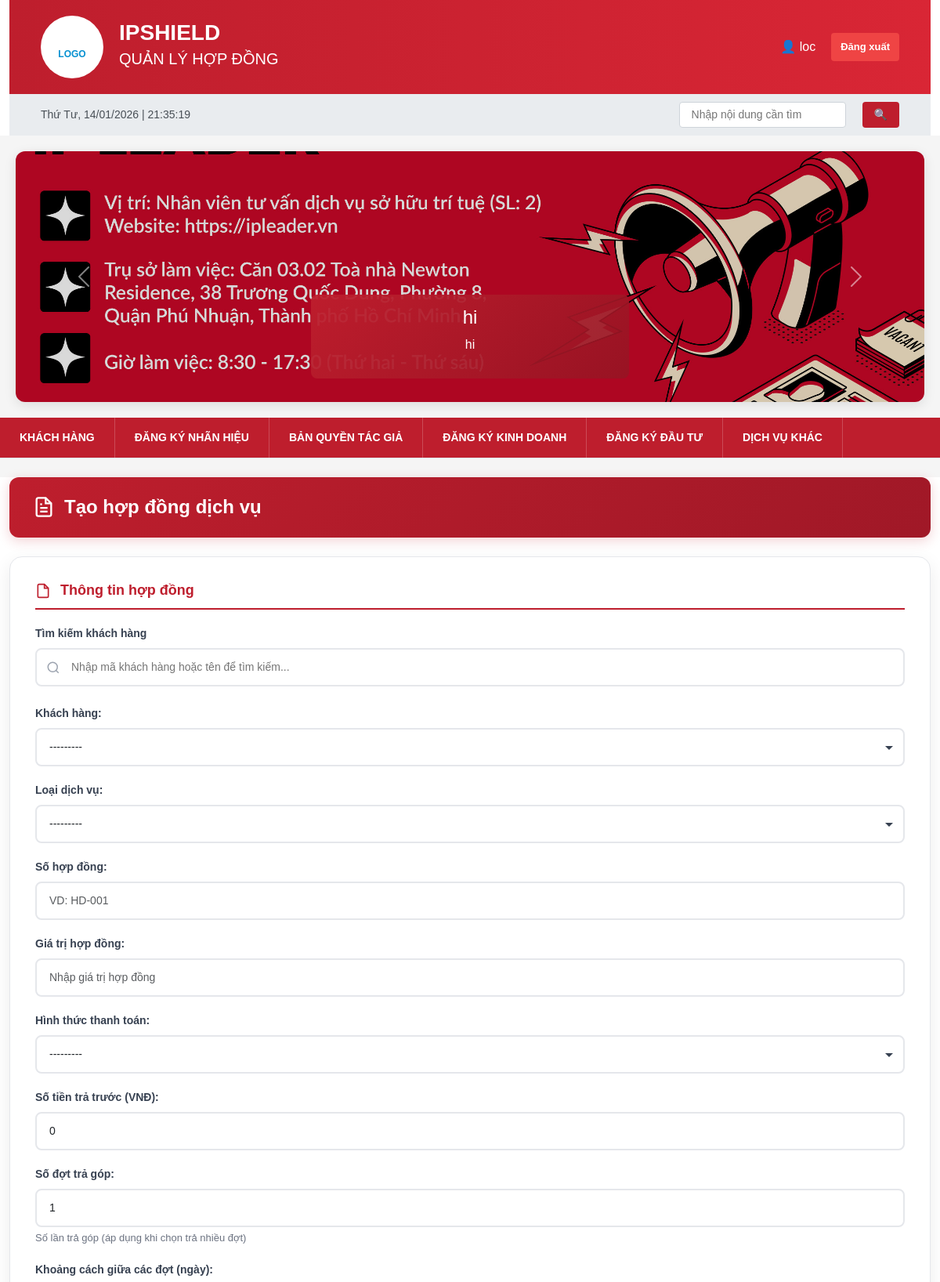
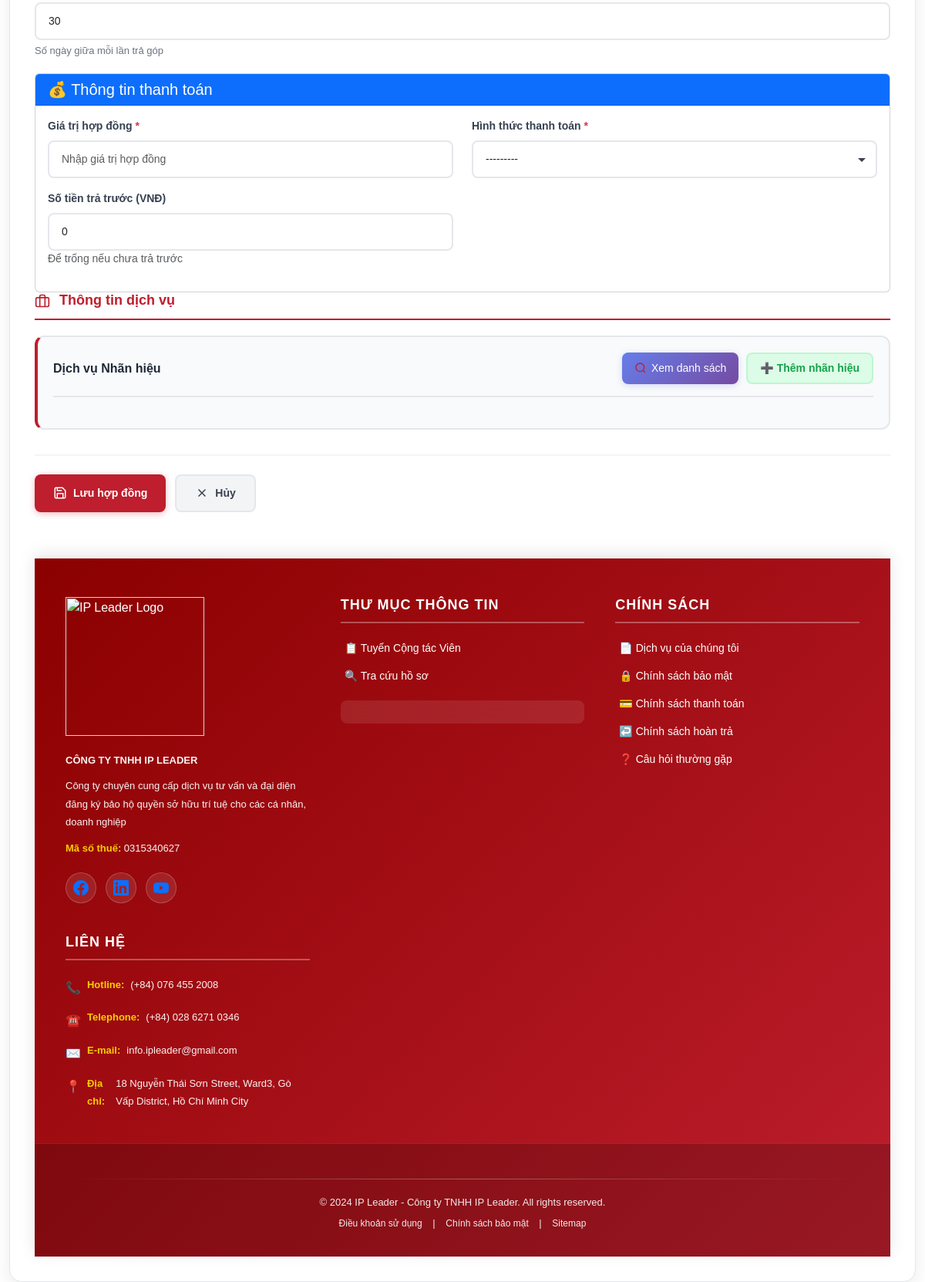
The app's page /contracts/add/ (signed in) with its own data (2 pictures, top to bottom).
### ipshieldapp/models.py (models this page shows, shortened)
class Slider(models.Model):
    title = models.CharField(max_length=255)
    description = models.CharField(max_length=255, blank=True)
    image = models.ImageField(upload_to='sliders/')
    is_active = models.BooleanField(default=True)

### ipshieldapp/views.py (the view, shortened to what this page needs)
# urls.py: path("contracts/add/", views.add_contract, name="add_contract"),
def add_contract(request):
    print("\n📄 GET REQUEST - Rendering empty form")
    return render(request, "add_contract.html", {
        'contract_form': ContractForm(),
        'trademark_formset': TrademarkFormSet(prefix='trademark', queryset=TrademarkService.objects.none()),
        'copyright_formset': CopyrightFormSet(prefix='copyright', queryset=CopyrightService.objects.none()),
        'business_form': BusinessRegistrationForm(),
        'investment_form': InvestmentForm(),
        'other_form': OtherServiceForm(),
    })

### ipshieldapp/context_processors.py (called while the page is built)
def global_sliders(request):
    return {
        'sliders': Slider.objects.filter(is_active=True)
    }

### ipshieldapp/models.py (called while the page is built)
    def __str__(self):
        return f"{self.customer_code} - {self.name}"

### templates/add_contract.html (shortened to what this page needs)
{% extends 'base.html' %}
{% block body_block %}
  {% load static %}
  <link href="{% static 'css/add_contract.css' %}" rel="stylesheet" />
  <div class="container mt-4">
    <div class="page-header">
      <div class="header-content">
        <h2 class="mb-0">Tạo hợp đồng dịch vụ</h2>
      </div>
    </div>
    <div class="form-card">
      <form method="POST" enctype="multipart/form-data" class="contract-form">
        <div class="form-section">
          <div class="section-header">
            <svg width="20" height="20" viewBox="0 0 24 24" fill="none" stroke="currentColor" stroke-width="2">
              <path d="M14 2H6a2 2 0 0 0-2 2v16a2 2 0 0 0 2 2h12a2 2 0 0 0 2-2V8z"></path>
              <polyline points="14 2 14 8 20 8"></polyline>
            </svg>
            <h5>Thông tin hợp đồng</h5>
          </div>
          <div class="form-content">
            <div class="customer-search-wrapper">
              <label for="customer_search">Tìm kiếm khách hàng</label>
              <div class="search-input-group">
                <input type="text" id="customer_search" class="customer-search-input" placeholder="Nhập mã khách hàng hoặc tên để tìm kiếm..." autocomplete="off" />
              </div>
            </div>
            {{ contract_form.as_p }}
<div class="card mt-3">
    <div class="card-header bg-primary text-white">
        <h5 class="mb-0">💰 Thông tin thanh toán</h5>
    </div>
    <div class="card-body">
        <div class="row">
            <div class="col-md-6 mb-3">
                <label class="form-label">Giá trị hợp đồng <span class="text-danger">*</span></label>
                {{ contract_form.contract_value }}
            </div>
            <div class="col-md-6 mb-3">
                <label class="form-label">Hình thức thanh toán <span class="text-danger">*</span></label>
                {{ contract_form.payment_type }}
            </div>
            <div class="col-md-6 mb-3">
                <label class="form-label">Số tiền trả trước (VNĐ)</label>
                {{ contract_form.prepaid_amount }}
                <small class="form-text text-muted">Để trống nếu chưa trả trước</small>
            </div>
        </div>
    </div>
</div>
        <div class="form-section">
          <div class="section-header">
            <svg width="20" height="20" viewBox="0 0 24 24" fill="none" stroke="currentColor" stroke-width="2">
              <rect x="2" y="7" width="20" height="14" rx="2" ry="2"></rect>
              <path d="M16 21V5a2 2 0 0 0-2-2h-4a2 2 0 0 0-2 2v16"></path>
            </svg>
            <h5>Thông tin dịch vụ</h5>
          </div>
          <div id="nhanhieu_form" class="service-block">
            <div class="service-header">
              <h6>Dịch vụ Nhãn hiệu</h6>
              <div class="header-buttons">
                <button type="button" class="btn-detail" onclick="window.location.href='{% url 'contract_search' %}'">
                  <svg width="16" height="16" viewBox="0 0 24 24" fill="none" stroke="currentColor" stroke-width="2">
                    <circle cx="11" cy="11" r="8"></circle>
                    <path d="m21 21-4.35-4.35"></path>
                  </svg>Xem danh sách
                </button>
                <button type="button" class="btn-add" onclick="addForm('trademark')">➕ Thêm nhãn hiệu</button>
              </div>
            </div>
          </div>
        </div>
        <div class="form-actions">
          <button type="submit" class="btn-save">
            <svg width="18" height="18" viewBox="0 0 24 24" fill="none" stroke="currentColor" stroke-width="2">
              <path d="M19 21H5a2 2 0 0 1-2-2V5a2 2 0 0 1 2-2h11l5 5v11a2 2 0 0 1-2 2z"></path>
              <polyline points="17 21 17 13 7 13 7 21"></polyline>
              <polyline points="7 3 7 8 15 8"></polyline>
            </svg>Lưu hợp đồng
          </button>
          <button type="button" class="btn-cancel" id="cancelBtn" data-home-url="{% url 'home' %}">
            <svg width="18" height="18" viewBox="0 0 24 24" fill="none" stroke="currentColor" stroke-width="2">
              <line x1="18" y1="6" x2="6" y2="18"></line>
              <line x1="6" y1="6" x2="18" y2="18"></line>
            </svg>Hủy
          </button>
        </div>
      </form>
    </div>
  </div>
  <link href="https://cdn.jsdelivr.net/npm/select2@4.1.0-rc.0/dist/css/select2.min.css" rel="stylesheet" />
{% endblock %}

### templates/base.html (shortened to what this page needs)
{% load static %}
<head>
    <link href="https://cdn.jsdelivr.net/npm/bootstrap@5.3.8/dist/css/bootstrap.min.css" rel="stylesheet">
    <link href="{% static 'css/base.css' %}" rel="stylesheet">
</head>
    <div class="container">
        <div class="header">
            <div class="header-logo">
                <br>LOGO
            </div>
            <div class="header-title">
                <h1>IPSHIELD</h1>
                <h2>QUẢN LÝ HỢP ĐỒNG</h2>
            </div>
{% if user.is_authenticated %}
                    <span>
                        👤 {{ user.username }}
                    </span>
                    <a href="{% url 'logout' %}"
                       class="btn btn-sm btn-danger">
                        Đăng xuất
                    </a>
                {% endif %}
        </div>
                <div class="top-bar">
           <div id="realtime-clock"></div>
            <div class="language-selector d-flex align-items-center gap-3">
                 <input type="text" placeholder="Nhập nội dung cần tìm"
                    style="margin-left: 20px; padding: 5px 15px; border: 1px solid #ced4da; border-radius: 4px;">
                <button class="btn btn-primary" style="padding: 6px 15px; margin-left: 5px;">🔍</button>
            </div>
            </div>
        </div>
<div class="carousel-section" style="margin:20px; box-shadow:0 4px 15px rgba(0,0,0,0.1); border-radius:12px; overflow:hidden;">
    <div id="mainCarousel" class="carousel slide" data-bs-ride="carousel" data-bs-interval="3500">
        <div class="carousel-inner">
            {% for slider in sliders %}
            <div class="carousel-item {% if forloop.first %}active{% endif %}">
                <img src="{{ slider.image.url }}"
                     class="d-block w-100"
                     alt="{{ slider.title }}"
                     style="height:320px; object-fit:cover; filter:brightness(0.85);">
                <div class="carousel-caption d-none d-md-block"
                     style="background:linear-gradient(135deg, rgba(190,30,45,.95), rgba(150,20,35,.9));
                            padding:15px 30px;
                            border-radius:8px;
                            bottom:30px;
                            left:50%;
                            transform:translateX(-50%);
                            max-width:80%;">
                    <h4>{{ slider.title }}</h4>
                    <p>{{ slider.description }}</p>
                </div>
            </div>
            {% endfor %}
        </div>
        <button class="carousel-control-prev" type="button" data-bs-target="#mainCarousel" data-bs-slide="prev">
            <span class="carousel-control-prev-icon"></span>
        </button>
        <button class="carousel-control-next" type="button" data-bs-target="#mainCarousel" data-bs-slide="next">
            <span class="carousel-control-next-icon"></span>
        </button>
    </div>
</div>
{% if user.is_authenticated %}
<div class="nav-tabs">
    <a href="{% url 'home' %}" class="nav-tab">Khách hàng</a>
    <a href="{% url 'contract_search' %}" class="nav-tab">Đăng ký nhãn hiệu</a>
    <a href="{% url 'contract_copyright_search' %}" class="nav-tab">Bản quyền tác giả</a>
    <a href="{% url 'contract_business_search' %}" class="nav-tab">Ðăng ký kinh doanh</a>
    <a href="{% url 'contract_investment_search' %}" class="nav-tab">Ðăng ký đầu tư</a>
    <a href="{% url 'contract_other_service_search' %}" class="nav-tab">Dịch vụ khác</a>
</div>
{% endif %}
 {% block body_block %}
              {% endblock %}
    <footer class="site-footer">
        <div class="footer-content">
            <div class="footer-section">
                <div class="footer-logo">
                    <img src="https://ipleader.vn/wp-content/uploads/2021/01/IPLEADER-LOGO-WHITE-01.png" alt="IP Leader Logo" width="180px">
                </div>
                <p class="company-name">CÔNG TY TNHH IP LEADER</p>
                <p class="company-desc">Công ty chuyên cung cấp dịch vụ tư vấn và đại diện đăng ký bảo hộ quyền sở hữu trí tuệ cho các cá nhân, doanh nghiệp</p>
                <p><strong>Mã số thuế:</strong> 0315340627</p>
                <div class="social-icons">
                    <a href="#" class="social-icon facebook" title="Facebook">
                    </a>
                    <a href="#" class="social-icon linkedin" title="LinkedIn">
                    </a>
                    <a href="#" class="social-icon youtube" title="YouTube">
                    </a>
                </div>
            </div>
            <div class="footer-section">
                <h5>Thư mục thông tin</h5>
                <ul>
                    <li><a href="#">📋 Tuyển Cộng tác Viên</a></li>
                    <li><a href="#">🔍 Tra cứu hồ sơ</a></li>
                </ul>
                <div class="certification-badge">
                </div>
            </div>
            <div class="footer-section">
                <h5>Chính sách</h5>
                <ul>
                    <li><a href="#">📄 Dịch vụ của chúng tôi</a></li>
                    <li><a href="#">🔒 Chính sách bảo mật</a></li>
                    <li><a href="#">💳 Chính sách thanh toán</a></li>
                    <li><a href="#">↩️ Chính sách hoàn trả</a></li>
                    <li><a href="#">❓ Câu hỏi thường gặp</a></li>
                </ul>
            </div>
            <div class="footer-section">
                <h5>Liên hệ</h5>
                <div class="contact-info">
                    <p><span class="contact-icon">📞</span> <strong>Hotline:</strong> (+84) 076 455 2008</p>
                    <p><span class="contact-icon">☎️</span> <strong>Telephone:</strong>(+84) 028 6271 0346</p>
                    <p><span class="contact-icon">✉️</span> <strong>E-mail:</strong> info.ipleader@gmail.com</p>
                    <p><span class="contact-icon">📍</span> <strong>Địa chỉ:</strong>18 Nguyễn Thái Sơn Street, Ward3, Gò Vấp District, Hồ Chí Minh City</p>
                </div>
            </div>
        </div>
        <div class="footer-bottom">
            <div class="footer-divider"></div>
            <p>© 2024 IP Leader - Công ty TNHH IP Leader. All rights reserved.</p>
            <p class="footer-links">
                <a href="#">Điều khoản sử dụng</a> |
                <a href="#">Chính sách bảo mật</a> |
                <a href="#">Sitemap</a>
            </p>
        </div>
    </footer>

### static/css/add_contract.css (style rules this page uses)
.page-header { background: linear-gradient(135deg, #BE1E2D 0%, #a01827 100%); padding: 24px 30px; border-radius: 12px; margin-bottom: 24px; box-shadow: 0 4px 16px rgba(190, 30, 45, 0.2); }
.header-content { display: flex; align-items: center; gap: 12px; }
.header-content svg { color: white; flex-shrink: 0; }
.page-header h2 { color: white; font-weight: 700; font-size: 24px; margin: 0; }
.customer-search-wrapper { margin-bottom: 24px; position: relative; }
.search-input-group { position: relative; width: 100%; }
.customer-search-input { width: 100%; padding: 12px 16px 12px 44px !important; border: 2px solid #e5e7eb; border-radius: 8px; font-size: 14px; transition: all 0.2s ease; background: white; }
.form-card { background: white; border-radius: 16px; padding: 32px; box-shadow: 0 8px 24px rgba(0, 0, 0, 0.08); border: 1px solid #e5e7eb; }
.form-section { margin-bottom: 32px; }
.form-section:last-of-type { margin-bottom: 0; }
.section-header { display: flex; align-items: center; gap: 12px; margin-bottom: 20px; padding-bottom: 12px; border-bottom: 2px solid #BE1E2D; }
.section-header svg { color: #BE1E2D; flex-shrink: 0; }
.section-header h5 { margin: 0; color: #BE1E2D; font-weight: 700; font-size: 18px; }
.form-content { padding: 0; }
.service-block { display: none; background: #f9fafb; border: 2px solid #e5e7eb; border-left: 4px solid #BE1E2D; border-radius: 12px; padding: 20px; margin-bottom: 16px; }
.service-header { display: flex; align-items: center; gap: 10px; margin-bottom: 16px; padding-bottom: 12px; border-bottom: 1px solid #e5e7eb; }
.service-header svg { color: #BE1E2D; flex-shrink: 0; }
.service-header h6 { margin: 0; color: #374151; font-weight: 700; font-size: 16px; }
.contract-form input[type="text"], .contract-form input[type="email"], .contract-form input[type="tel"], .contract-form input[type="number"], .contract-form input[type="date"], .contract-form input[type="file"], .contract-form textarea, .contract-form select { width: 100%; padding: 12px 16px; border: 2px solid #e5e7eb; border-radius: 8px; font-size: 14px; transition: all 0.2s ease; background: white; }
.contract-form label { display: block; font-weight: 600; font-size: 14px; color: #374151; margin-bottom: 8px; }
.contract-form p { margin-bottom: 20px; }
.form-actions { display: flex; gap: 12px; padding-top: 24px; border-top: 2px solid #f3f4f6; }
.btn-save, .btn-cancel { display: inline-flex; align-items: center; gap: 8px; padding: 12px 24px; border-radius: 8px; font-weight: 600; font-size: 14px; border: none; cursor: pointer; transition: all 0.3s ease; text-decoration: none; }
.btn-save { background: #BE1E2D; color: white; box-shadow: 0 2px 8px rgba(190, 30, 45, 0.3); }
.btn-cancel { background: #f3f4f6; color: #374151; border: 2px solid #e5e7eb; }
.btn-save svg, .btn-cancel svg { flex-shrink: 0; }
.contract-form select { appearance: none; background-repeat: no-repeat; background-position: right 12px center; padding-right: 36px; }
.contract-form .helptext { display: block; font-size: 13px; color: #6b7280; margin-top: 4px; }
.btn-add { background: #dcfce7; color: #16a34a; border: 2px solid #bbf7d0; padding: 8px 16px; border-radius: 8px; cursor: pointer; font-weight: 600; font-size: 14px; transition: all 0.2s ease; margin-left: auto; }
.btn-danger { background-color: #ef4444; color: white; }

### templates/add_contract.html (style rules this page uses)
.btn-danger { background-color: #ef4444; color: white; }
.btn-detail { background: linear-gradient(135deg, #667eea 0%, #764ba2 100%); color: white; border: none; padding: 8px 16px; border-radius: 8px; font-size: 14px; font-weight: 500; cursor: pointer; display: inline-flex; align-items: center; gap: 6px; transition: all 0.3s ease; box-shadow: 0 2px 8px rgba(102, 126, 234, 0.25); }
.service-header { display: flex; justify-content: space-between; align-items: center; margin-bottom: 20px; padding-bottom: 15px; border-bottom: 2px solid #e5e7eb; }
.service-header h6 { margin: 0; font-size: 16px; font-weight: 600; color: #1f2937; }
.header-buttons { display: flex; gap: 10px; }

### records on screen
Slider: image (picture), title "hi", description "hi"

### other values on screen
{{ user.username }} "loc"
